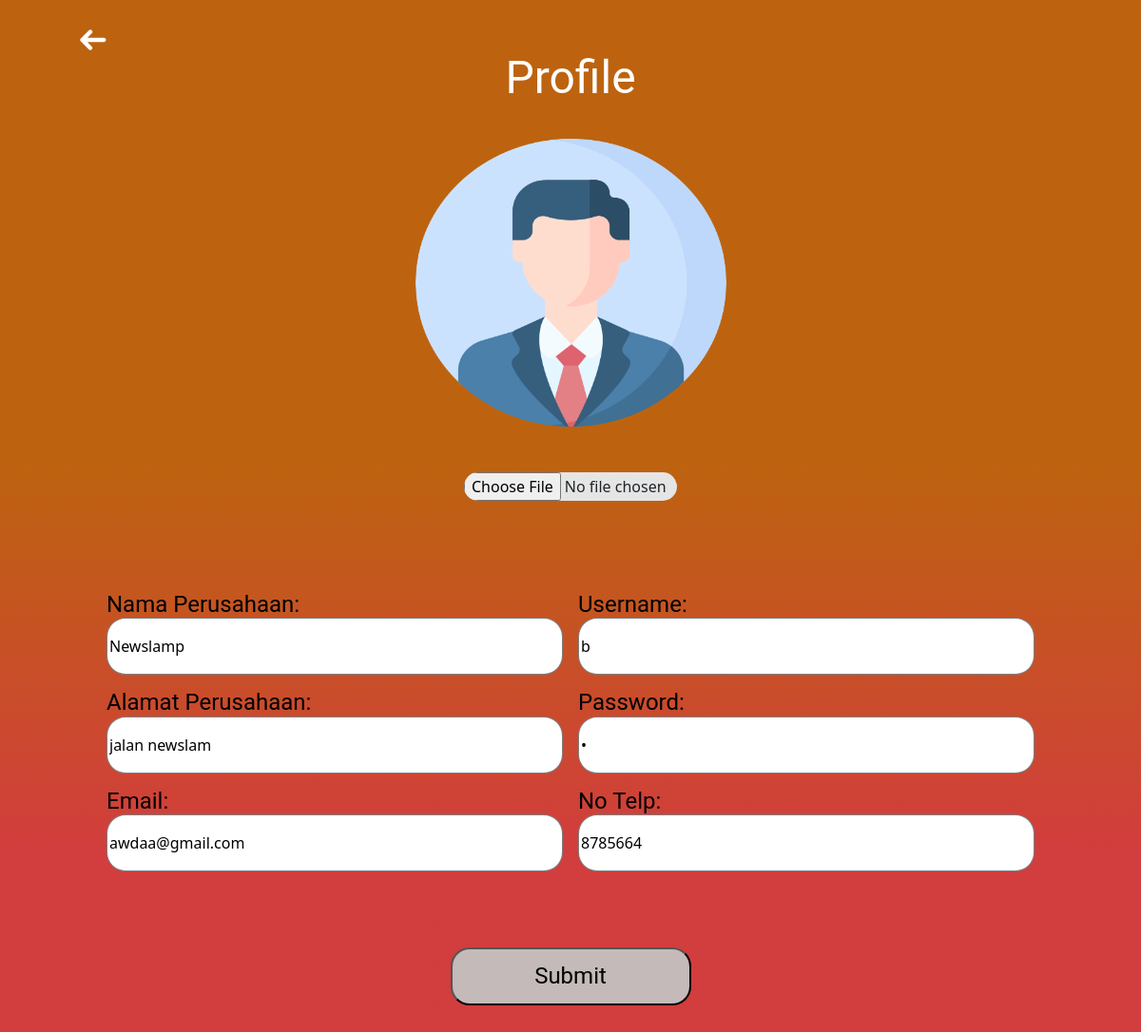
The page /profile.php (signed in) on the database its author committed.
### tables this page shows
CREATE TABLE `member` (
  `id_user` varchar(255) NOT NULL,
  `phone` varchar(10) DEFAULT NULL,
  `email` text DEFAULT NULL,
  `company_name` text DEFAULT NULL,
  `company_address` text DEFAULT NULL
);

CREATE TABLE `user` (
  `id_user` varchar(255) NOT NULL,
  `username` varchar(255) DEFAULT NULL,
  `password` varchar(255) DEFAULT NULL,
  `email` varchar(255) DEFAULT NULL,
  `level` varchar(10) DEFAULT NULL
);

### profile.php (the view, shortened to what this page needs)
<?php
include "config/connection.php";
$id_user = $_SESSION['id_user'];
$profileImageUrl = "profile_member/" . $id_user . ".png";
if (!file_exists($profileImageUrl)) {
    $profileImageUrl = "profile_member/no-picture.png";
}
$sql = "SELECT * FROM user WHERE id_user = ?";
$stmt = $conn->prepare($sql);
$stmt->bind_param("s", $id_user);
$stmt->execute();
$result = $stmt->get_result();
$sql2 = "SELECT * FROM member WHERE id_user = ?";
$stmt2 = $conn->prepare($sql2);
$stmt2->bind_param("s", $id_user);
$stmt2->execute();
$result2 = $stmt2->get_result();
if ($result->num_rows > 0) {
    $user = $result->fetch_assoc();
    $member = $result2->fetch_assoc();
}
?>
<!DOCTYPE html>
<html lang="en">
<head>
    <link rel="stylesheet" href="style/style-profile.css">
    <link href="https://cdn.jsdelivr.net/npm/bootstrap@5.3.0/dist/css/bootstrap.min.css" rel="stylesheet">
</head>
<body>
    <div class="navbar">
        <a href="index.php" style="text-decoration: none; color:white">
        </a>
    </div>
    <div id="content">
        <p>Profile</p>
        <img src="<?php echo $profileImageUrl; ?>" id="profile-img">
        <form action="profile_processing.php" method="post" enctype="multipart/form-data" class="profile-form">
            <input type="file" id="myfile" name="myfile" accept="image/png">
            <div class="form-col">
                <label for="nik">Nama Perusahaan:</label><br>
                <input required class="input-profile" type="text" id="company_name" name="company_name" value="<?php echo isset($user) ? $member['company_name'] : ''; ?>"><br>
                <label for="fullname">Alamat Perusahaan:</label><br>
                <input required class="input-profile" type="text" id="company_address" name="company_address" value="<?php echo isset($user) ? $member['company_address'] : ''; ?>"><br>
                <label for="email">Email:</label><br>
                <input required class="input-profile" type="email" id="email" name="email" value="<?php echo isset($user) ? $member['email'] : ''; ?>"><br>
                <label for="username">Username:</label><br>
                <input required class="input-profile" type="text" id="username" name="username" value="<?php echo isset($user) ? $user['username'] : ''; ?>"><br>
                <label for="username">Password:</label><br>
                <input required class="input-profile" type="password" id="password" name="password" value="<?php echo isset($user) ? $user['password'] : ''; ?>"><br>
                <label for="notelp">No Telp:</label><br>
                <input required class="input-profile" type="tel" id="notelp" name="notelp" value="<?php echo isset($user) ? $member['phone'] : ''; ?>"><br>
            </div>
            <input type="submit" value="Submit" style="margin-top: 5rem;
                                                        width: 15.8125rem;
                                                        height: 3.8125rem;
                                                        flex-shrink: 0;
                                                        border-radius: 1.25rem;
                                                        background: #C4BABA;
                                                        color: #000;
                                                        font-family: Roboto;
                                                        font-size: 1.5rem;
                                                        font-style: normal;
                                                        font-weight: 400;
                                                        line-height: 1.71875rem;">
        </form>
    </div>
</body>
</html>

### style/style-profile.css (style rules this page uses)
body { font-family: Arial, sans-serif; margin: 0; padding: 0; background: linear-gradient(180deg, #BD630F 35.19%, rgba(202, 27, 27, 0.85) 65.10%); background-repeat: no-repeat; height: 100%; width: 100%; min-height: 170vh; }
.navbar { margin-top: 1rem; margin-left: 5rem; }
#content { display: flex; justify-content: center; align-items: center; flex-direction: column; }
#content p { text-align: center; color: #FFF; font-family: Roboto; font-size: 3rem; font-style: normal; font-weight: 400; line-height: 1.71875rem; }
#profile-img { margin-top: 2.13rem; width: 20.4375rem; height: 18.9375rem; border-radius: 20.4375rem; }
#myfile { margin-top: 3rem; width: 14rem; height: 1.9rem; border-radius: 0.9375rem; background: #E5E5E5; }
form.profile-form { display: flex; flex-direction: column; align-items: center; justify-content: space-between; }
.form-col { margin-top: 5rem; column-count: 2; }
.form-col label { margin-top: 1rem; color: #000; font-family: Roboto; font-size: 1.5rem; font-style: normal; font-weight: 400; line-height: 1.71875rem; }
.input-profile { width: 30rem; height: 3.75rem; flex-shrink: 0; border-radius: 1.25rem; border: 1px solid rgba(0, 0, 0, 0.50); background: #FFF; }

### rows shown on the page
member: company_name "Newslamp", company_address "jalan newslam", email "awdaa@gmail.com", notelp "8785664"
user: username "b"
